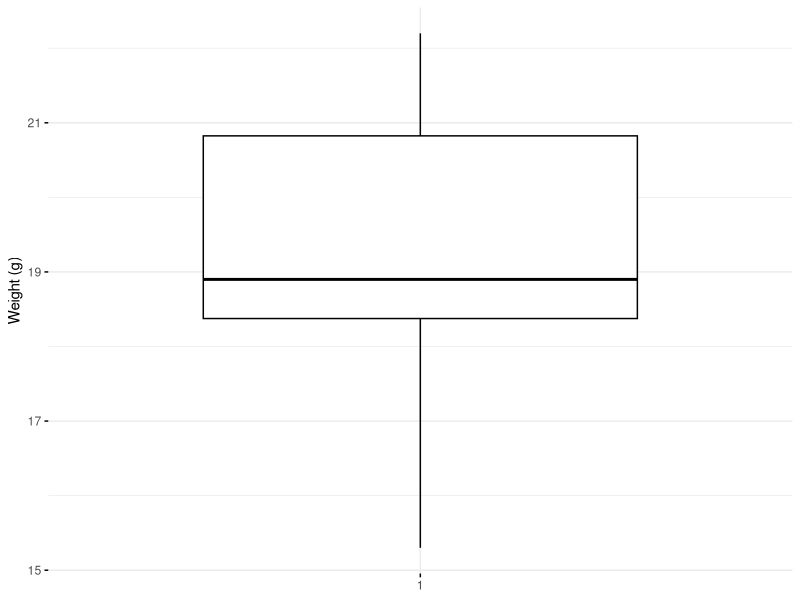
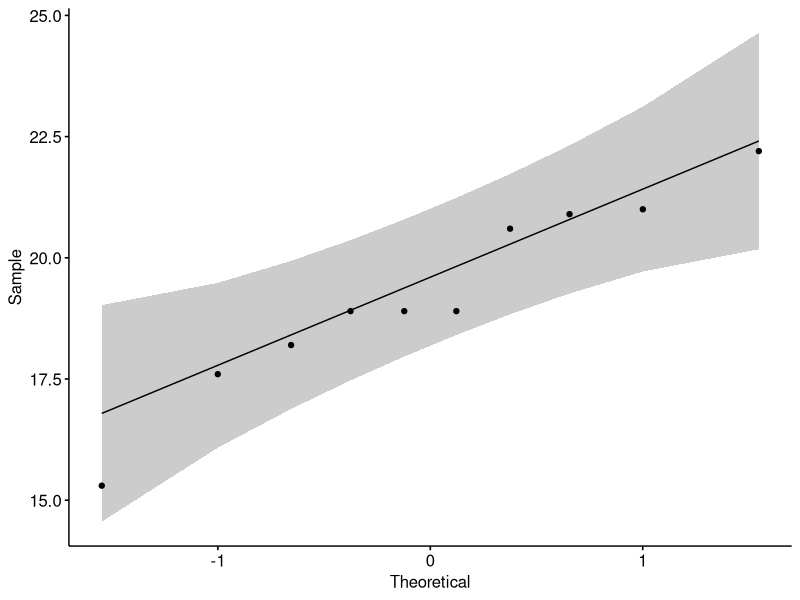
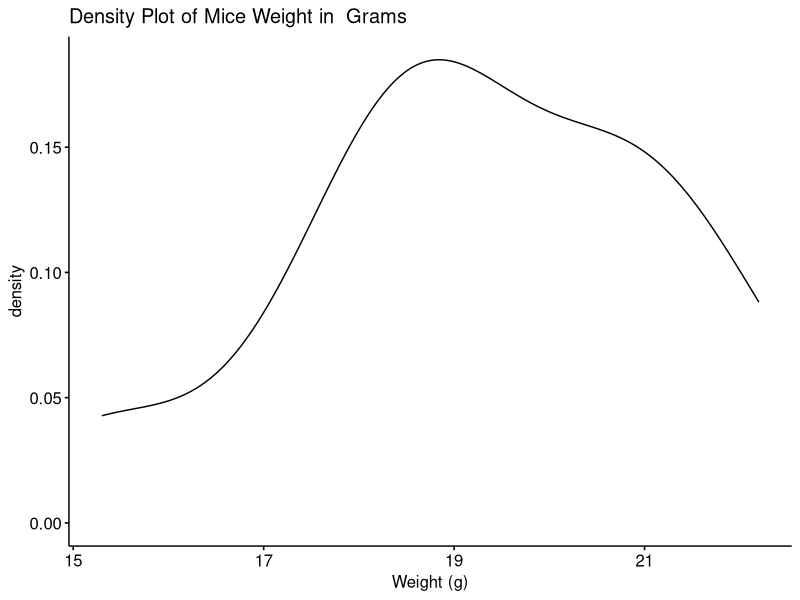
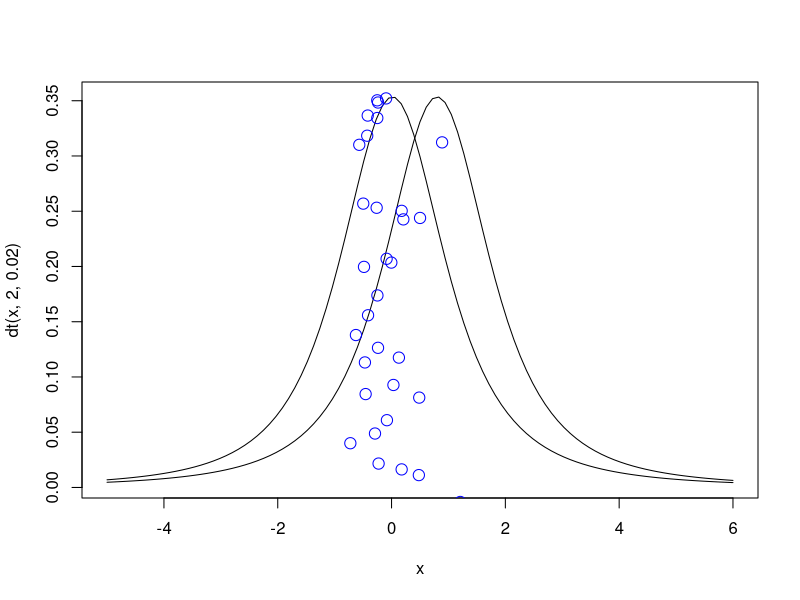
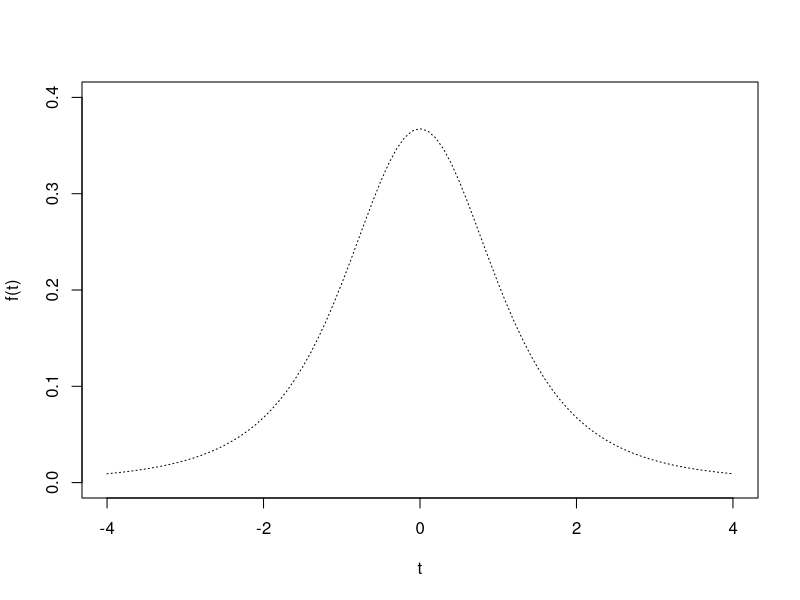
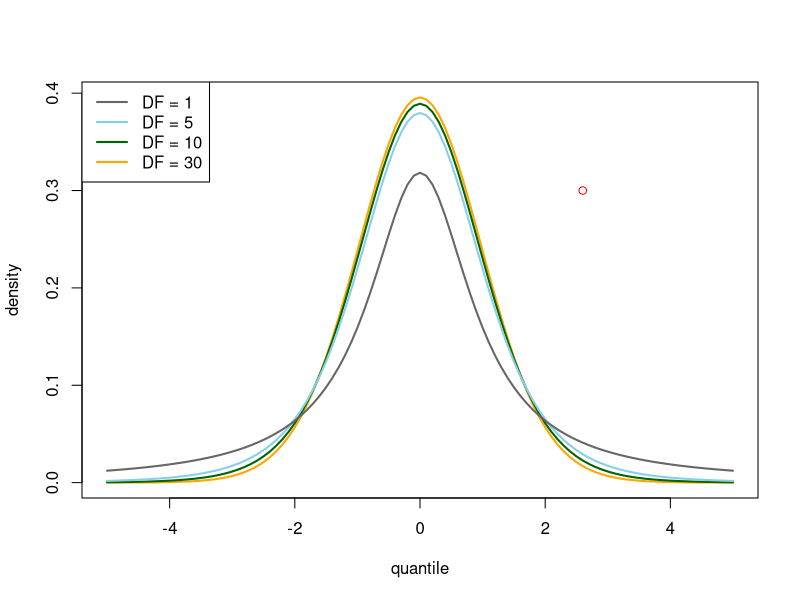

Recreate these plots in R, in order.
library(ggpubr)
library(dplyr)

#https://stackoverflow.com/questions/36699272/why-is-message-a-better-choice-than-print-in-r-for-writing-a-package

#basic example, randomly generating a sample of values from the
#normal distribution

#https://datascienceplus.com/t-tests/
set.seed(6733)
treeVolume <- c(rnorm(75, mean = 36500, sd = 2000))
t.test(treeVolume, mu = 39000) # Ho: mu = 39000

#http://www.sthda.com/english/wiki/one-sample-t-test-in-r
#http://www.sthda.com/english/wiki/normality-test-in-r
#https://www.rdocumentation.org/packages/EnvStats/versions/2.3.1/topics/htest.object
set.seed(1234)
my_data <- data.frame(
  name = paste0(rep("M_", 10), 1:10),
  weight = round(rnorm(10, 20, 2), 1)
)
head(my_data, 10)

summary(my_data$weight)

#Box Plot
ggboxplot(my_data$weight, 
          ylab = "Weight (g)", xlab = FALSE,
          ggtheme = theme_minimal())

#QQ Plot
ggqqplot(my_data$weight)

#Density Plot
ggdensity(my_data$weight, 
          main = "Density Plot of Mice Weight in  Grams",
          xlab = "Weight (g)")


#Significance test for Normality
#K-S normality test or Shapiro-Wilk's method:
#significance test 
#comparing the sample distribution to a normal 
#one in order to ascertain whether data show 
#or not a serious deviation from normality
###
#The null hypothesis of these tests is that 
#“sample distribution is normal”. 
#SO YOU WANT P >= 0.05!
#If the test is significant, the distribution is 
#non-normal.


#Shapiro-Wilk’s method is widely recommended for 
#normality test and it provides better power 
#than K-S. It is based on the correlation 
#between the data and the corresponding normal scores.
#Note that, normality test is sensitive to sample size. 
#Small samples most often pass normality tests. 
#Therefore, it’s important to combine visual 
#inspection and significance test in order to take the 
#right decision.

# RETURNS AN H-TEST OBJECT
# https://www.dummies.com/programming/r/how-to-extract-data-test-results-with-r/
shapiro <- shapiro.test(my_data$weight)
nameOfStatistic <- names(shapiro$statistic)[1]
result <- shapiro$statistic
pValue <- shapiro$p.value


#One-sample t-test
# RETURNS AN H-TEST OBJECT

sample.Mean <- mean(my_data$weight)
sample.stdev <- sd(my_data$weight)
sample.stdError <- sample.stdev/sqrt(length(my_data$weight))
t_statistic_step_by_step <- (sample.Mean - 25)/sample.stdError
p_value_by_hand <- 2*pt(-abs(t_statistic_step_by_step), 
                        length(my_data$weight)-1, lower.tail=TRUE)

tTest <- t.test(my_data$weight, mu=25, conf.level = 0.95)

#dissecting the t test result

#t-statistic
nameOfStatistic <- names(tTest$statistic)[1]
tResult <-tTest$statistic

#method (one-sided, two-sided, one-sample)
hypothesisSides <- tTest$method

#degrees of freedom
parameter.Name <- names(tTest$parameter)[1]
degreesOfFreedom <- tTest$parameter[1]

pValue <- tTest$p.value

cat("t-statistic:", tResult, "\n")
cat("sides: ", degreesOfFreedom, "\n")
cat("Degrees of Freedom:", degreesOfFreedom, "\n")
cat("p-value:", pValue, "\n")


#https://www.youtube.com/watch?v=qCowRPmRmno

mileage = c(11601, 8987, 12166, 9657, 10143, 8230, 3111, 13009, 7891, 10392)

t.test(mileage, 
       mu=12000,  #null hypothesis, alternative hypothesis is 2 sided.
       alternative = "two.sided", 
       conf.level = 0.95)

t.statistic.manually <- (mean(mileage)-12000)/(sd(mileage)/sqrt(length(mileage)))
2*pt(t.statistic.manually, length(mileage)-1)

curve(dt(x,2,0.02), from=-5, to=6)

curve(dt(x-0.8,2), from=-5, to=6 ,  add=TRUE)

points(rnorm(100)/2, rnorm(100)/2, col = "blue", cex = 1.5)

#https://www.dummies.com/education/math/statistics/plotting-t-base-r-graphics/

plot(x=seq(-4,4,.1), y=dt(seq(-4,4,.1), 3), type="l", lty="dotted",
     ylim = c(0,.4), xlab="t", ylab = "f(t)")


curve(dt(x, 30), from = -5, to = 5, col = "orange", 
      xlab = "quantile", ylab = "density", lwd = 2)
curve(dt(x, 10), from = -5, to = 5, col = "dark green", add = TRUE, lwd = 2)
curve(dt(x, 5), from = -5, to = 5, col = "sky blue", add = TRUE, lwd = 2)
curve(dt(x, 1), from = -5, to = 5, col = "grey40", add = TRUE, lwd = 2)
legend("topleft", legend = paste0("DF = ", c(1, 5, 10, 30)),
       col = c("grey40", "sky blue", "dark green", "orange"),
       lty = 1, lwd = 2)
points(2.6, 0.3,  col = "red")